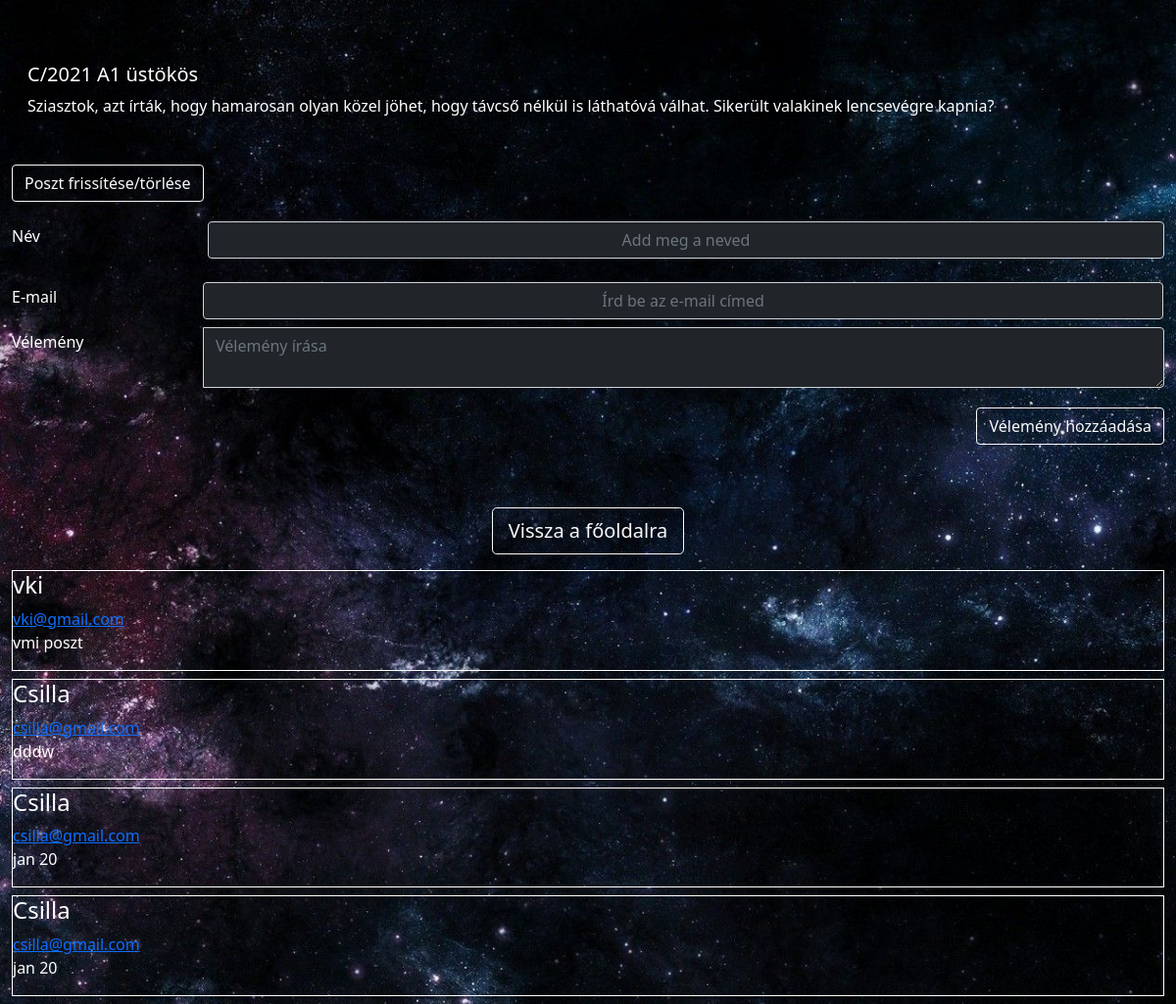
The app's page /view.php?id=18 (signed in) with its own data.
### tables this page shows
CREATE TABLE `data` (
  `id` int(11) NOT NULL,
  `title` varchar(255) NOT NULL,
  `content` longtext NOT NULL,
  `user_id` int(11) NOT NULL
);

CREATE TABLE `comments` (
  `id` int(11) NOT NULL,
  `name` varchar(255) NOT NULL,
  `email` varchar(255) NOT NULL,
  `comment` mediumtext NOT NULL
);

### logic.php (called while the page is built, shortened)
<?php
$conn = mysqli_connect("localhost", "root", "", "blog");
if (isset($_REQUEST['id'])) {
    $id = $_REQUEST['id'];
    $sql = "SELECT * FROM data WHERE id = $id";
    $query = mysqli_query($conn, $sql);
}

### view.php (the view, shortened to what this page needs)
<?php
include "logic.php";
?>
<!DOCTYPE html>
<html lang="en">
<head>
    <link rel="stylesheet" href="style4.css">
    <link href="https://cdn.jsdelivr.net/npm/bootstrap@5.1.3/dist/css/bootstrap.min.css" rel="stylesheet">
</head>
<body>
    <div class="container-fluid">
        <?php foreach ($query as $q) { ?>
            <div class="justify-content-center">
                <div class="wrapper text-white bg-transparent mt-5">
                    <div class="card-body">
                        <h5><?php echo $q['title']; ?></h5>
                        <p><?php echo substr($q['content'], 0, 10000); ?></p>
                    </div>
                </div>
            </div>
            <div>
                <a href="edit.php" class="btn btn-outline-light my-3">Poszt frissítése/törlése</a>
            </div>
        <?php } ?>
        <div class="wrapper">
            <form action="" method="POST" class="form">
                <div class="mb-3 row text-white">
                    <label for="name" class="col-sm-2 col-form-label">Név</label>
                    <div class="col-sm-10">
                        <input type="text" name="name" id="name" class="form-control my-1 bg-dark text-white text-center" placeholder="Add meg a neved" required>
                    </div>
                </div>
                <div class="input-group text-white">
                    <label for="email" class="col-sm-2 col-form-label">E-mail</label>
                    <div class="col-sm-10">
                        <input type="email" name="email" id="email" class="form-control my-1 bg-dark text-white text-center" placeholder="Írd be az e-mail címed" required>
                    </div>
                </div>
                <div class="input-group text-white">
                    <label for="comment" class="col-sm-2 col-form-label">Vélemény</label>
                    <textarea id="comment" name="comment" class="form-control my-1 bg-dark text-white" placeholder="Vélemény írása" required></textarea>
                </div>
        </div>
        <div class="text-end">
            <button name="submit" class="btn btn-outline-light my-3 pr-3">Vélemény hozzáadása</button>
        </div>
        <div class="text-center">
            <a href="welcome.php" class="btn btn-outline-light btn-lg my-3 mt-5">Vissza a főoldalra</a>
        </div>
        <div class="prev-comments text-white">
            <?php
            $sql = "SELECT * FROM comments";
            $result = mysqli_query($conn, $sql);
            if (mysqli_num_rows($result) > 0) {
                while ($row = mysqli_fetch_assoc($result)) {
            ?>
                    <div class="single-item border border-white mb-2">
                        <h4><?php echo $row['name']; ?></h4>
                        <a href="mailto:<?php echo $row['email']; ?>"><?php echo $row['email']; ?></a>
                        <p><?php echo $row['comment']; ?></p>
                    </div>
            <?php
                }
            }
            ?>
        </div>
    </div>
</body>
</html>

### style4.css (style rules this page uses)
* { margin: 0; padding: 0; box-sizing: border-box; }
body { width: 100%; min-height: 100vh; background-image: url(bgimage.jpg); background-size: cover; display: flex; justify-content: center; align-items: center; background-repeat: no-repeat; }

### records on screen
data: title "C/2021 A1 üstökös", content "Sziasztok, azt írták, hogy hamarosan olyan közel jöhet, hogy távcső nélkül is láthatóvá válhat. Sikerült valakinek lencsevégre kapnia?"
comments: name "vki", email "vki@gmail.com", comment "vmi poszt"
comments: name "Csilla", email "csilla@gmail.com", comment "dddw"
comments: name "Csilla", email "csilla@gmail.com", comment "jan 20"
comments: name "Csilla", email "csilla@gmail.com", comment "jan 20"
